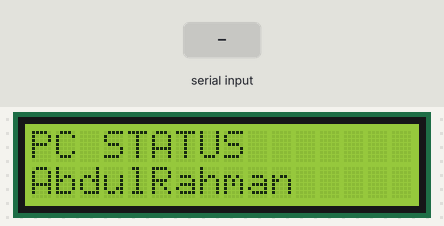
Recording of a sketch running on a simulated Arduino Uno, built with avr-gcc and run on an emulated ATmega328P. On the bench: 16×2 character LCD. The test bench sets the inputs (shaded band).

Above: at 1.2 s.
1.3 s: "1\n" received over Serial
At 2.2 s:
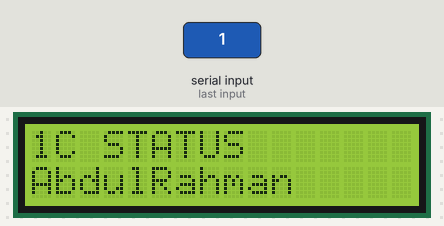
2.8 s: byte 13 ('\r') received over Serial
At 3.4 s:
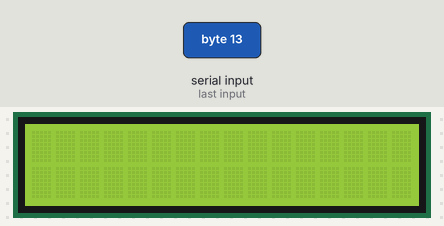
4.3 s: "0\n" received over Serial
At 5.7 s:
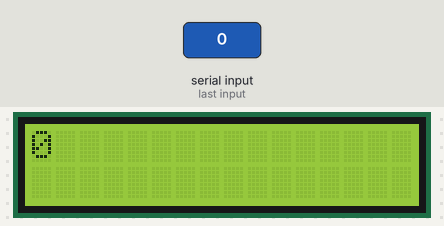
Timing chart, 0 to 7.3 s (numbered marks = the images above; inputs shaded):
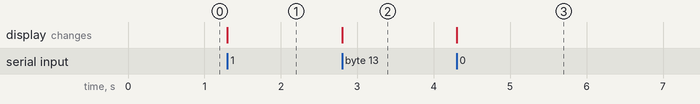

Measured:
- after the input at 1.3 s, the display: changes at once (image 1)
- after the input at 2.8 s, the display: changes at once (image 2)
- after the input at 4.3 s, the display: changes at once (image 3)

The sketch:

ControlBotFromArduino.ino
```cpp
#include <LiquidCrystal.h>
LiquidCrystal lcd(8, 9, 4, 5, 6, 7);

void setup()
{
 lcd.begin(16, 2);
 lcd.setCursor(0,0);
 lcd.print("PC STATUS");
 lcd.setCursor(0,2);
 lcd.print("AbdulRahman");
 lcd.setCursor(0,0);
 Serial.begin(19200);
}
char rec;
void loop(){

  if (Serial.available()) {
   while (Serial.available() > 0) {
      rec = Serial.read();
      if(rec == '\n'){
        lcd.setCursor(0,1);
      }else if(rec == '\r'){
        lcd.clear();
      }else{
        lcd.write(rec);
      }

    }

  }

}
```
